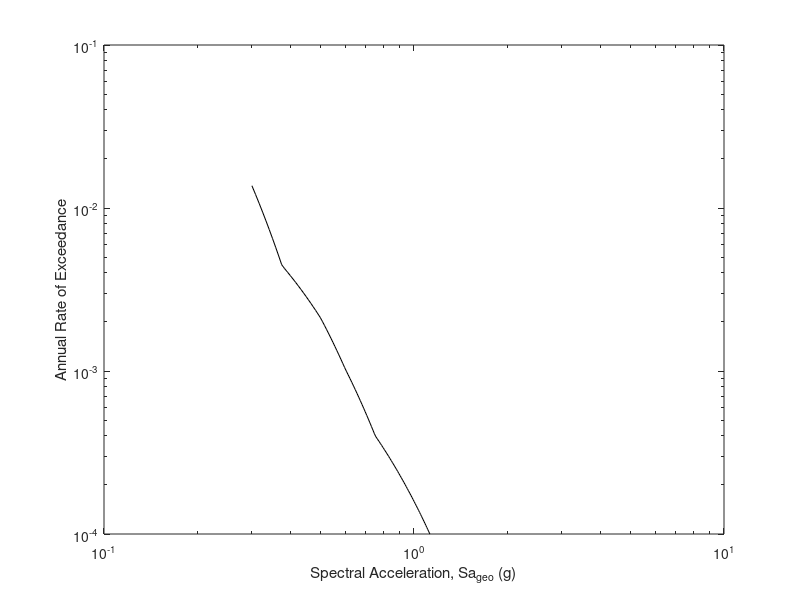

Recreate this plot in MATLAB. (Note: this script raises an error after producing the figure.)

%==========================================================================================
% Fragility estimation, hazard analysis, Risk calculation, and R_avl calculation from IDA
% Ketan Gupta, IIT Roorkee, 2024
% ketan_g@eq.iitr.ac.in
% Geometric mean of intensities; Risk integral truncated for lower and upper bounds
%==========================================================================================

clear; clc;

%%%%%%%%%% INPUTS %%%%%%%%%%

MCE = 0.75;
median_Op = 0.28; std_Op = 0.39;
median_CP = 0.57; std_CP = 0.29;

% Integral lower bound -
low_int_IO = 0.3;
low_int_CP = 0.3;

% Integral upper bound -
high_int_IO = 1.125;
high_int_CP = 1.125;

hazard = [0.3 0.0137; 0.375 0.00444; 0.5 0.00211; 0.6 0.00103; 0.75 0.00040; 0.9375 0.0002; 1.125 0.0001];

%%%%%%%%%% END OF INPUTS %%%%%%%%%%

phi_MCE_Op = 1/std_Op*log(MCE/median_Op);
phi_MCE_CP = 1/std_CP*log(MCE/median_CP);

P_MCE_Op = normcdf(phi_MCE_Op)*100;     % P[Op|MCE] for Operational level
P_MCE_CP = normcdf(phi_MCE_CP)*100;     % P[CP|MCE] for Collapse level
fprintf ("Probability of Exceeding Operational given MCE is %6.3f %%\n",P_MCE_Op);
fprintf ("Probability of Exceeding Collapse given MCE is %6.3f %%\n",P_MCE_CP);

% Discretization -
disStep = 100;
dis_IO = (high_int_IO-low_int_IO)/disStep;
dis_CP = (high_int_CP-low_int_CP)/disStep;

% Hazard Curve -
spec_acc_fr_IO_Risk = low_int_IO:dis_IO:high_int_IO;                                    % Hazard lower and upper limits
spec_acc_fr_CP_Risk = low_int_CP:dis_CP:high_int_CP;

for i = 1:size(spec_acc_fr_CP_Risk,2)
    % hazrad_mod(i) = interp1(hazard(:,1),hazard(:,2),spec_acc_fr_CP_Risk(i));
    hazrad_mod(i) = exp(interp1(hazard(:,1),log(hazard(:,2)),spec_acc_fr_CP_Risk(i)));
end


figure
loglog(spec_acc_fr_CP_Risk,hazrad_mod,'k','LineWidth',0.75)
xlabel('Spectral Acceleration, Sa_g_e_o (g)')
ylabel('Annual Rate of Exceedance')
res = 1200;
box on
ax = gca;
ax.LineWidth = 1.2;
set(gca, 'FontName', 'Times New Roman')
x0=500;
y0=300;
width=220;
height=180;
set(gcf,'units','points','position',[x0,y0,width,height]);
print('Hazard Curve.png','-dpng',['-r' num2str(res)]);

% Fragility function -
fragility_Op = makedist('Lognormal','mu',median_Op,'sigma',std_Op);
fragility_CP = makedist('Lognormal','mu',median_CP,'sigma',std_CP);

% Fragility Curve -
frag_high = norminv(0.9999,median_CP, std_CP);                                         % Upper limit for fragility plot
spec_acc_fr = 0:dis_CP:frag_high;
fragility_Op_plot = normcdf((log(spec_acc_fr/median_Op))/std_Op);
fragility_CP_plot = normcdf((log(spec_acc_fr/median_CP))/std_CP);
figure
plot(spec_acc_fr,fragility_Op_plot, '-r', 'linewidth', 1)
hold on
plot(spec_acc_fr,fragility_CP_plot, '-b', 'linewidth', 1)
hold on
grid on
%title('Fragility Curve')
xlabel('Spectral Acceleration, Sa(T1) (g)')
ylabel('Probability of Exceedance')
xlim([0 frag_high])
yticks(0:0.25:1);
%legend('Fragility Curve');
med_IO = round(median_Op,2);
med_CP = round(median_CP,2);
std_IO = round(std_Op,2);
std_CP = round(std_CP,2);
dim = [0.55, 0.2, 0.3, 0.15];
str = {['\mu_I_O = ',num2str(med_IO),', ','\beta_I_O = ',num2str(std_IO)],['\mu_C_P = ',num2str(med_CP),', ','\beta_C_P = ',num2str(std_CP)]};
annotation('textbox',dim,'String',str,'FitBoxToText','on','FontSize', 6, 'FontName', 'Times New Roman', 'BackgroundColor', 'w');
res = 1200;
box on
ax = gca;
ax.LineWidth = 1.2;
set(gca, 'FontName', 'Times New Roman')
x0=500;
y0=300;
width=220;
height=180;
set(gcf,'units','points','position',[x0,y0,width,height]);

% Modification in fragility for area = 1
fragility_IO_mod = truncate(fragility_Op,low_int_IO,high_int_IO);
fragility_CP_mod = truncate(fragility_CP,low_int_CP,high_int_CP);


plot(spec_acc_fr,cdf(fragility_IO_mod,spec_acc_fr),':r','LineWidth',1.5)
plot(spec_acc_fr,cdf(fragility_CP_mod,spec_acc_fr),':b','LineWidth',1.5)
print('Fragility Curve.png','-dpng',['-r' num2str(res)]);

% Fragility for Risk integration -
ii = 0;
for i = low_int_IO:dis_IO:high_int_IO
    ii = ii + 1;
    fragility_Risk_IO(ii) = cdf(fragility_IO_mod,i);
end
ii = 0;
for i = low_int_CP:dis_CP:high_int_CP
    ii = ii + 1;
    fragility_Risk_CP(ii) = cdf(fragility_CP_mod,i);
end

% Risk -
m_IO = size(spec_acc_fr_IO_Risk,2);
for i = 2:m_IO-1
    del_s = spec_acc_fr_IO_Risk(i) - spec_acc_fr_IO_Risk(i-1);
    del_F = fragility_Risk_IO(i) - fragility_Risk_IO(i-1);
    mi = log(hazrad_mod(i)/hazrad_mod(i-1))/del_s;
    ai = hazrad_mod(i)*(1-exp(mi * del_s));
    bi = hazrad_mod(i)/del_s*(exp(mi*del_s)*(del_s-1/mi)+1/mi);
    lambda_IO(i) = fragility_Risk_IO(i)*ai - del_F*bi;
end

sum3_IO = 0;
size3 = size(lambda_IO,2);
for i = 1:size3
    sum3_IO = sum3_IO + lambda_IO(i);
end
mean_ann_R_IO = sum3_IO;
ann_prob_IO = 1-exp(-1*mean_ann_R_IO);
Mean_ann_R_IO = mean_ann_R_IO*100;
Ann_prob_IO = ann_prob_IO*100;
fprintf ("Mean Annual Rate of Exceeding IO is %6.3f %%\n",Mean_ann_R_IO);

m_CP = size(spec_acc_fr_CP_Risk,2);
for i = 2:m_CP-1
    del_s = spec_acc_fr_CP_Risk(i) - spec_acc_fr_CP_Risk(i-1);
    del_F = fragility_Risk_CP(i) - fragility_Risk_CP(i-1);
    mi = log(hazrad_mod(i)/hazrad_mod(i-1))/del_s;
    ai = hazrad_mod(i)*(1-exp(mi * del_s));
    bi = hazrad_mod(i)/del_s*(exp(mi*del_s)*(del_s-1/mi)+1/mi);
    lambda_CP(i) = fragility_Risk_CP(i)*ai - del_F*bi;
end

sum3_CP = 0;
size3 = size(lambda_CP,2);
for i = 1:size3
    sum3_CP = sum3_CP + lambda_CP(i);
end
mean_ann_R_CP = sum3_CP;
ann_prob_CP = 1-exp(-1*mean_ann_R_CP);
Mean_ann_R_CP = mean_ann_R_CP*100;
Ann_prob_CP = ann_prob_CP*100;
fprintf ("Mean Annual Rate of Exceeding CP is %6.3f %%\n",Mean_ann_R_CP);

% Save results to text file -
fid = fopen('Fragility & Risk Results.txt', 'w');
fprintf(fid,"Median for IO = %5.3f g ; Std. Dev. for IO = %5.3f; \nMedian for CP = %5.3f g ; " + ...
    "Std. Dev. for CP = %5.3f; \n\nP[IO|MCE] = %5.2f %%\nP[CP|MCE] = %5.2f %%\n\nMean Annual Rate of Exceeding IO   = %6.3f %%" + ...
    "\nMean Annual Rate of Exceeding CP   = %6.3f %%", median_Op, std_Op, median_CP, std_CP, P_MCE_Op, P_MCE_CP, Mean_ann_R_IO, Mean_ann_R_CP);
fclose(fid);